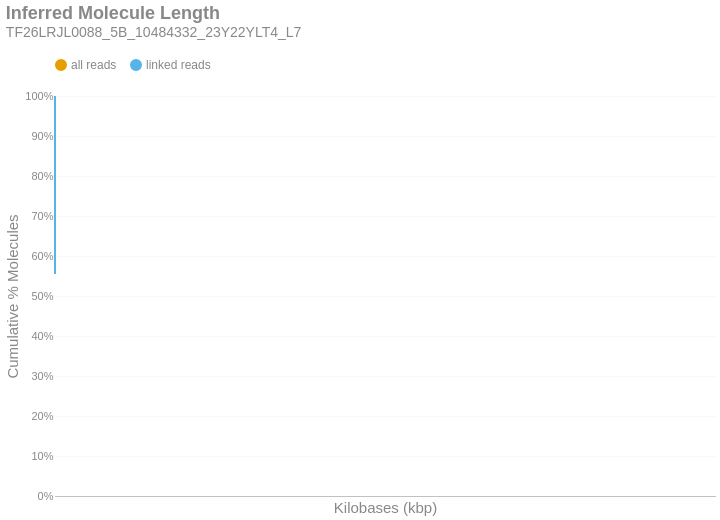

Notebook source saved alongside this figure:
### Markdown cell above
### Inferred Molecule Length
This is the cumulative frequency distribution of molecule lengths inferred from the first and last alignment positions along a contig for all alignments associated with a single linked-read barcode on a given contig.There are two distributions: one with `all` the alignments (yellow) and another with only `linked reads` (blue). The percent of molecules in the `linked reads` distribution is relative to the total number of linked molecules.

### Code cell
if SKIPLR:
    print_html(f"Skipped")
else:
    binned_df = consolidated_hist(valids['length_inferred']/1000, mask, 10, True)
    binned_df = binned_df.with_columns(
        pl.when(pl.col('bin').cast(pl.Utf8) == '0').then(pl.lit('1')).otherwise(pl.col('bin').cast(pl.Utf8)).alias('bin')
    )
    with SafeRender(binned_df):
        (
            density_plot(binned_df, 'Inferred Molecule Length', samplename, 'inferredlen')
            .transform_calculate(bin_kb='datum.bin / 1000')
            .encode(
                x=alt.X('bin_kb:Q', title="Kilobases (kbp)").scale(type='log', padding=0).axis(labelAngle=-40),
                y=alt.Y('value:Q', title='Cumulative % Molecules')
                    .axis(format='%')
                    .stack(False)
                    .scale(domainMin=0, domainMax=1,padding=0),
                color=alt.Color("key:N").scale(domain = ["all reads", "linked reads"]),
                tooltip = [
                    alt.Tooltip("key:N", title = "Data Type"),
                    alt.Tooltip("range_label:N", title="Kilobases"),
                    alt.Tooltip("value:Q", format = ".2%", title="% Molecules (Cum.)")
                ]
            )
        ).display()

### Figure 1 — Vega-Lite specification as saved in the notebook (floating-point values rounded to 4 significant figures)
{"width": "container", "height": 400, "config": {"title": {"anchor": "start", "dy": -15, "fontSize": 18, "color": "#888888", "subtitleColor": "#888888", "subtitleFontSize": 14}, "arc": {"fill": "#0072B2"}, "axis": {"domainColor": "#888888", "domainWidth": 0.5, "gridWidth": 0.2, "grid": false, "titleFontWeight": 400, "titleFontSize": 15, "labelFontSize": 11, "labelColor": "#888888", "tickColor": "#888888", "tickWidth": 0.2, "titleColor": "#888888"}, "axisBand": {"grid": false}, "axisX": {"grid": true, "tickSize": 10, "domainCap": "round"}, "axisY": {"domain": false, "grid": true, "tickSize": 0, "domainCap": "round"}, "background": "transparent", "header": {"labelFontSize": 15, "labelColor": "#888888", "titleFontSize": 15, "titleFontWeight": 600, "titleColor": "#888888"}, "legend": {"labelFont": "sans-serif", "labelFontSize": 12, "labelColor": "#888888", "symbolSize": 100, "symbolType": "circle", "titleFontSize": 12, "titlePadding": 10, "titleColor": "#888888", "title": null, "orient": "top"}, "range": {"category": ["#E69F00", "#56B4E9", "#009E73", "#F0E442", "#0072B2", "#D55E00", "#CC79A7", "#000000"], "diverging": ["#cfe8f3", "#a2d4ec", "#73bfe2", "#46abdb", "#1696d2", "#12719e"]}, "area": {"fill": "#0072B2", "fillOpacity": 0.7, "line": true, "strokeOpacity": 0.7}, "line": {"color": "#0072B2", "stroke": "#0072B2", "strokeWidth": 2}, "trail": {"color": "#0072B2", "stroke": "#0072B2", "strokeWidth": 0, "size": 1}, "point": {"filled": true, "fillOpacity": 1.0, "size": 95}, "text": {"color": "#888888", "fontSize": 11, "align": "right", "fontWeight": 400, "size": 11}, "bar": {"fill": "#0072B2", "stroke": null}, "view": {"stroke": null, "continuousWidth": 660, "continuousHeight": 400}}, "data": {"name": "data-929b3a772a29c95913ae3b7c8b397dd9"}, "mark": {"type": "line", "interpolate": "monotone", "point": {"opacity": 0, "size": 275}}, "encoding": {"color": {"field": "key", "scale": {"domain": ["all reads", "linked reads"]}, "type": "nominal"}, "tooltip": [{"field": "key", "title": "Data Type", "type": "nominal"}, {"field": "range_label", "title": "Kilobases", "type": "nominal"}, {"field": "value", "format": ".2%", "title": "% Molecules (Cum.)", "type": "quantitative"}], "x": {"axis": {"labelAngle": -40}, "field": "bin_kb", "scale": {"type": "log", "padding": 0}, "title": "Kilobases (kbp)", "type": "quantitative"}, "y": {"axis": {"format": "%"}, "field": "value", "scale": {"domainMin": 0, "domainMax": 1, "padding": 0}, "stack": false, "title": "Cumulative % Molecules", "type": "quantitative"}}, "params": [{"name": "param_c36ac31b6afebe62", "select": {"type": "point", "fields": ["key"]}, "bind": "legend"}], "title": {"text": "Inferred Molecule Length", "subtitle": "TF26LRJL0088_5B_10484332_23Y22YLT4_L7"}, "transform": [{"fold": ["all reads (cumsum)", "linked reads (cumsum)"]}, {"calculate": "replace(datum.key, ' (cumsum)', '')", "as": "key"}, {"filter": {"param": "param_c36ac31b6afebe62"}}, {"calculate": "datum.bin / 1000", "as": "bin_kb"}], "usermeta": {"embedOptions": {"downloadFileName": "TF26LRJL0088_5B_10484332_23Y22YLT4_L7.inferredlen"}}, "$schema": "https://vega.github.io/schema/vega-lite/v6.4.1.json", "datasets": {"data-929b3a772a29c95913ae3b7c8b397dd9": [{"bin": "0.0", "interval": "0.0-10.0", "all reads": 0.8189, "linked reads": 0.5549, "all reads (cumsum)": 0.8189, "linked reads (cumsum)": 0.5549, "range_label": "0-9"}, {"bin": "10.0", "interval": "10.0-20.0", "all reads": 0.09852, "linked reads": 0.2416, "all reads (cumsum)": 0.9174, "linked reads (cumsum)": 0.7965, "range_label": "10-19"}, {"bin": "20.0", "interval": "20.0-30.0", "all reads": 0.04762, "linked reads": 0.1173, "all reads (cumsum)": 0.9651, "linked reads (cumsum)": 0.9138, "range_label": "20-29"}, {"bin": "30.0", "interval": "30.0-40.0", "all reads": 0.02115, "linked reads": 0.05215, "all reads (cumsum)": 0.9862, "linked reads (cumsum)": 0.9659, "range_label": "30-39"}, {"bin": "40.0", "interval": "40.0-50.0", "all reads": 0.009026, "linked reads": 0.0222, "all reads (cumsum)": 0.9952, "linked reads (cumsum)": 0.9881, "range_label": "40-49"}, {"bin": "50.0", "interval": "50.0-60.0", "all reads": 0.003084, "linked reads": 0.007677, "all reads (cumsum)": 0.9983, "linked reads (cumsum)": 0.9958, "range_label": "50-59"}, {"bin": "60.0", "interval": "60.0-70.0", "all reads": 0.00107, "linked reads": 0.002665, "all reads (cumsum)": 0.9994, "linked reads (cumsum)": 0.9985, "range_label": "60-69"}, {"bin": "70.0", "interval": "70.0-80.0", "all reads": 0.0003913, "linked reads": 0.0009762, "all reads (cumsum)": 0.9998, "linked reads (cumsum)": 0.9995, "range_label": "70-79"}, {"bin": "80.0", "interval": "80.0-90.0", "all reads": 0.0001347, "linked reads": 0.0003361, "all reads (cumsum)": 0.9999, "linked reads (cumsum)": 0.9998, "range_label": "80-89"}, {"bin": "90.0", "interval": "90.0-100.0", "all reads": 5.326e-05, "linked reads": 0.0001329, "all reads (cumsum)": 1.0, "linked reads (cumsum)": 0.9999, "range_label": "90-99"}, {"bin": "100.0", "interval": "100.0-110.0", "all reads": 1.942e-05, "linked reads": 4.846e-05, "all reads (cumsum)": 1.0, "linked reads (cumsum)": 1.0, "range_label": "100-109"}, {"bin": "110.0", "interval": "110.0-120.0", "all reads": 7.206e-06, "linked reads": 1.798e-05, "all reads (cumsum)": 1.0, "linked reads (cumsum)": 1.0, "range_label": "110-119"}, {"bin": "120.0", "interval": "120.0-130.0", "all reads": 2.506e-06, "linked reads": 6.253e-06, "all reads (cumsum)": 1.0, "linked reads (cumsum)": 1.0, "range_label": "120-129"}, {"bin": "130.0", "interval": "130.0-140.0", "all reads": 6.266e-07, "linked reads": 1.563e-06, "all reads (cumsum)": 1.0, "linked reads (cumsum)": 1.0, "range_label": "130-139"}, {"bin": "140.0", "interval": "140.0-150.0", "all reads": 3.133e-07, "linked reads": 7.816e-07, "all reads (cumsum)": 1.0, "linked reads (cumsum)": 1.0, "range_label": "140-149"}, {"bin": "150.0", "interval": "150.0-160.0", "all reads": 6.266e-07, "linked reads": 1.563e-06, "all reads (cumsum)": 1.0, "linked reads (cumsum)": 1.0, "range_label": "150-159"}, {"bin": "160.0", "interval": "160.0-170.0", "all reads": 0.0, "linked reads": 0.0, "all reads (cumsum)": 1.0, "linked reads (cumsum)": 1.0, "range_label": "160-169"}, {"bin": "170.0", "interval": "170.0-180.0", "all reads": 0.0, "linked reads": 0.0, "all reads (cumsum)": 1.0, "linked reads (cumsum)": 1.0, "range_label": "170-179"}, {"bin": "180.0", "interval": "180.0-190.0", "all reads": 3.133e-07, "linked reads": 7.816e-07, "all reads (cumsum)": 1.0, "linked reads (cumsum)": 1.0, "range_label": "180-189"}]}}
